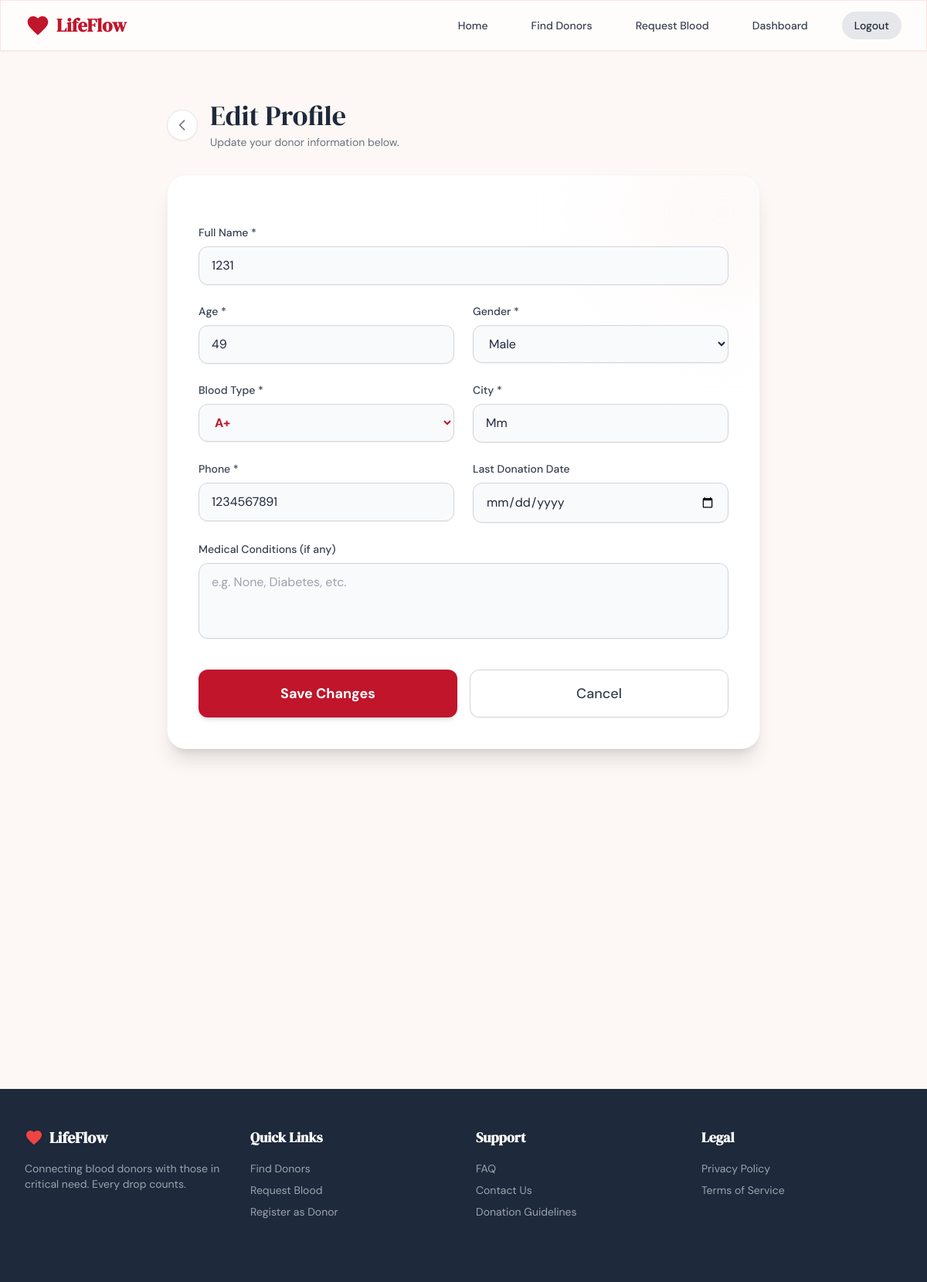
Page /edit_profile (signed in) on the committed database.
### app.py (models this page shows)
class Donor(db.Model):
    id = db.Column(db.String(50), primary_key=True)
    user_id = db.Column(db.String(36), db.ForeignKey('user.id'), nullable=False)
    name = db.Column(db.String(100), nullable=False)
    age = db.Column(db.Integer, nullable=False)
    gender = db.Column(db.String(20), nullable=False)
    blood_type = db.Column(db.String(5), nullable=False)
    city = db.Column(db.String(100), nullable=False)
    phone = db.Column(db.String(20), nullable=False)
    email = db.Column(db.String(120), nullable=False)
    last_donation = db.Column(db.String(20), nullable=True) # YYYY-MM-DD
    medical_conditions = db.Column(db.Text, nullable=True)
    available = db.Column(db.Boolean, default=True)
    next_eligible = db.Column(db.String(20), nullable=True) # YYYY-MM-DD
    donations_count = db.Column(db.Integer, default=0)

### app.py (the view, shortened to what this page needs)
@app.route('/edit_profile', methods=['GET', 'POST'])
@login_required
def edit_profile():
    user_id = session.get('user_id')
    donor = Donor.query.filter_by(user_id=user_id).first()
    if not donor:
        flash("Donor profile not found.", "error")
        return redirect(url_for('index'))
    return render_template('edit_profile.html', donor=donor)

### app.py (called while the page is built)
def check_session_timeout():
    now = datetime.now()
    if 'last_activity' in session:
        last_activity = datetime.fromisoformat(session['last_activity'])
        if now - last_activity > timedelta(minutes=10):
            session.clear()
            flash("Your session has expired due to inactivity.", "warning")
            return True
    session['last_activity'] = now.isoformat()
    return False

def login_required(f):
    @wraps(f)
    def decorated_function(*args, **kwargs):
        if 'user_id' not in session:
            flash("Please log in to access this page.", "warning")
            return redirect(url_for('login', next=request.url))
        if check_session_timeout():
            return redirect(url_for('login'))
        return f(*args, **kwargs)
    return decorated_function

def generate_csrf_token():
    if '_csrf_token' not in session:
        session['_csrf_token'] = str(uuid.uuid4())
    return session['_csrf_token']

@app.before_request
def csrf_protect():
    if request.method == "POST":
        token = session.get('_csrf_token', None)
        form_token = request.form.get('_csrf_token')
        header_token = request.headers.get('X-CSRFToken')
        if not token or token not in (form_token, header_token):
            abort(403, description="CSRF token validation failed.")

@app.before_request
def update_activity():
    if 'user_id' in session and request.endpoint != 'static':
        check_session_timeout()

### templates/edit_profile.html (shortened to what this page needs)
{% extends "base.html" %}
{% block content %}
<div class="min-h-[80vh] py-12 px-4 sm:px-6 lg:px-8 bg-cream">
    <div class="max-w-3xl mx-auto">
        <div class="flex items-center gap-4 mb-8">
            <a href="{{ url_for('dashboard') }}"
                class="w-10 h-10 rounded-full bg-white border border-gray-200 flex items-center justify-center text-gray-500 hover:text-crimson-600 hover:border-crimson-200 transition-colors shadow-sm">
                <svg class="h-5 w-5" fill="none" viewBox="0 0 24 24" stroke="currentColor">
                    <path stroke-linecap="round" stroke-linejoin="round" stroke-width="2" d="M15 19l-7-7 7-7" />
                </svg>
            </a>
            <div>
                <h1 class="text-3xl md:text-4xl font-serif text-ink">Edit Profile</h1>
                <p class="text-gray-500 text-sm mt-1">Update your donor information below.</p>
            </div>
        </div>
        <div class="bg-white rounded-3xl shadow-xl border border-gray-100 p-6 sm:p-10 relative overflow-hidden">
            <div
                class="absolute top-0 right-0 w-64 h-64 bg-red-50 rounded-full mix-blend-multiply filter blur-3xl opacity-50 -mr-20 -mt-20">
            </div>
            <form action="{{ url_for('edit_profile') }}" method="POST" class="space-y-6 relative z-10" novalidate>
                <div class="grid grid-cols-1 md:grid-cols-2 gap-6">
                    <div class="col-span-1 md:col-span-2 space-y-2">
                        <label for="name" class="block text-sm font-medium text-gray-700">Full Name *</label>
                        <input id="name" name="name" type="text" required value="{{ donor.name }}"
                            class="appearance-none block w-full px-4 py-3 border border-gray-300 rounded-xl shadow-sm focus:outline-none focus:ring-crimson-500 focus:border-crimson-500 transition-colors bg-gray-50 focus:bg-white">
                    </div>
                    <div class="space-y-2">
                        <label for="age" class="block text-sm font-medium text-gray-700">Age *</label>
                        <input id="age" name="age" type="number" min="18" max="65" required value="{{ donor.age }}"
                            class="appearance-none block w-full px-4 py-3 border border-gray-300 rounded-xl shadow-sm focus:outline-none focus:ring-crimson-500 focus:border-crimson-500 transition-colors bg-gray-50 focus:bg-white">
                    </div>
                    <div class="space-y-2">
                        <label for="gender" class="block text-sm font-medium text-gray-700">Gender *</label>
                        <select id="gender" name="gender" required
                            class="block w-full px-4 py-3 border border-gray-300 rounded-xl shadow-sm focus:outline-none focus:ring-crimson-500 focus:border-crimson-500 transition-colors bg-gray-50 focus:bg-white">
                            <option value="Male" {% if donor.gender=='Male' %}selected{% endif %}>Male</option>
                        </select>
                    </div>
                    <div class="space-y-2">
                        <label for="blood_type" class="block text-sm font-medium text-gray-700">Blood Type *</label>
                        <select id="blood_type" name="blood_type" required
                            class="block w-full px-4 py-3 border border-gray-300 rounded-xl shadow-sm focus:outline-none focus:ring-crimson-500 focus:border-crimson-500 transition-colors bg-gray-50 focus:bg-white text-crimson-700 font-bold">
                            {% for bt in ['A+', 'A-', 'B+', 'B-', 'AB+', 'AB-', 'O+', 'O-'] %}
                            <option value="{{ bt }}" {% if donor.blood_type==bt %}selected{% endif %}>{{ bt }}</option>
                            {% endfor %}
                        </select>
                    </div>
                    <div class="space-y-2">
                        <label for="city" class="block text-sm font-medium text-gray-700">City *</label>
                        <input id="city" name="city" type="text" required value="{{ donor.city }}"
                            class="appearance-none block w-full px-4 py-3 border border-gray-300 rounded-xl shadow-sm focus:outline-none focus:ring-crimson-500 focus:border-crimson-500 transition-colors bg-gray-50 focus:bg-white">
                    </div>
                    <div class="space-y-2">
                        <label for="phone" class="block text-sm font-medium text-gray-700">Phone *</label>
                        <input id="phone" name="phone" type="tel" required value="{{ donor.phone }}"
                            class="appearance-none block w-full px-4 py-3 border border-gray-300 rounded-xl shadow-sm focus:outline-none focus:ring-crimson-500 focus:border-crimson-500 transition-colors bg-gray-50 focus:bg-white">
                    </div>
                    <div class="space-y-2">
                        <label for="last_donation" class="block text-sm font-medium text-gray-700">Last Donation
                            Date</label>
                        <input id="last_donation" name="last_donation" type="date"
                            value="{{ donor.last_donation or '' }}"
                            class="appearance-none block w-full px-4 py-3 border border-gray-300 rounded-xl shadow-sm focus:outline-none focus:ring-crimson-500 focus:border-crimson-500 transition-colors bg-gray-50 focus:bg-white">
                    </div>
                    <div class="col-span-1 md:col-span-2 space-y-2">
                        <label for="medical_conditions" class="block text-sm font-medium text-gray-700">Medical
                            Conditions
                            (if any)</label>
                        <textarea id="medical_conditions" name="medical_conditions" rows="3"
                            class="appearance-none block w-full px-4 py-3 border border-gray-300 rounded-xl shadow-sm focus:outline-none focus:ring-crimson-500 focus:border-crimson-500 transition-colors bg-gray-50 focus:bg-white resize-none"
                            placeholder="e.g. None, Diabetes, etc.">{{ donor.medical_conditions or '' }}</textarea>
                    </div>
                </div>
                <div class="flex flex-col sm:flex-row gap-4 pt-4">
                    <button type="submit"
                        class="flex-1 flex justify-center py-4 px-4 border border-transparent rounded-xl shadow-md text-lg font-bold text-white bg-crimson-700 hover:bg-crimson-800 hover:shadow-lg hover:-translate-y-0.5 transition-all duration-300">
                        Save Changes
                    </button>
                    <a href="{{ url_for('dashboard') }}"
                        class="flex-1 flex justify-center py-4 px-4 border border-gray-300 rounded-xl shadow-sm text-lg font-medium text-gray-700 bg-white hover:bg-gray-50 hover:-translate-y-0.5 transition-all duration-300 text-center">
                        Cancel
                    </a>
                </div>
            </form>
        </div>
    </div>
</div>
{% endblock %}

### templates/base.html (style rules this page uses)
body { background-color: #FDF8F5; color: #1e293b; }
h1, h2, h3, h4, .font-serif { font-family: 'DM Serif Display', serif; }

### rows in the picture
Donor: name "1231", age "49", gender "Male", blood_type "A+", city "Mm", phone "1234567891"
